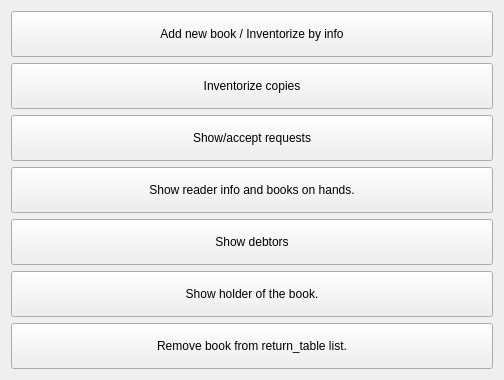
<?xml version="1.0" encoding="UTF-8"?>
<ui version="4.0">
 <class>LibrarianMode</class>
 <widget class="QWidget" name="LibrarianMode">
  <property name="geometry">
   <rect>
    <x>0</x>
    <y>0</y>
    <width>504</width>
    <height>380</height>
   </rect>
  </property>
  <property name="windowTitle">
   <string>Librarian Menu</string>
  </property>
  <layout class="QVBoxLayout" name="verticalLayout">
   <item>
    <widget class="QPushButton" name="pushButton">
     <property name="sizePolicy">
      <sizepolicy hsizetype="Minimum" vsizetype="Expanding">
       <horstretch>0</horstretch>
       <verstretch>0</verstretch>
      </sizepolicy>
     </property>
     <property name="minimumSize">
      <size>
       <width>400</width>
       <height>40</height>
      </size>
     </property>
     <property name="text">
      <string>Add new book / Inventorize by info</string>
     </property>
    </widget>
   </item>
   <item>
    <widget class="QPushButton" name="pushButton_2">
     <property name="sizePolicy">
      <sizepolicy hsizetype="Minimum" vsizetype="Expanding">
       <horstretch>0</horstretch>
       <verstretch>0</verstretch>
      </sizepolicy>
     </property>
     <property name="minimumSize">
      <size>
       <width>400</width>
       <height>40</height>
      </size>
     </property>
     <property name="text">
      <string>Inventorize copies</string>
     </property>
    </widget>
   </item>
   <item>
    <widget class="QPushButton" name="pushButton_3">
     <property name="sizePolicy">
      <sizepolicy hsizetype="Minimum" vsizetype="Expanding">
       <horstretch>0</horstretch>
       <verstretch>0</verstretch>
      </sizepolicy>
     </property>
     <property name="minimumSize">
      <size>
       <width>400</width>
       <height>40</height>
      </size>
     </property>
     <property name="text">
      <string>Show/accept requests</string>
     </property>
    </widget>
   </item>
   <item>
    <widget class="QPushButton" name="pushButton_5">
     <property name="sizePolicy">
      <sizepolicy hsizetype="Minimum" vsizetype="Expanding">
       <horstretch>0</horstretch>
       <verstretch>0</verstretch>
      </sizepolicy>
     </property>
     <property name="minimumSize">
      <size>
       <width>400</width>
       <height>40</height>
      </size>
     </property>
     <property name="text">
      <string>Show reader info and books on hands.</string>
     </property>
    </widget>
   </item>
   <item>
    <widget class="QPushButton" name="pushButton_6">
     <property name="sizePolicy">
      <sizepolicy hsizetype="Minimum" vsizetype="Expanding">
       <horstretch>0</horstretch>
       <verstretch>0</verstretch>
      </sizepolicy>
     </property>
     <property name="minimumSize">
      <size>
       <width>400</width>
       <height>40</height>
      </size>
     </property>
     <property name="text">
      <string>Show debtors</string>
     </property>
    </widget>
   </item>
   <item>
    <widget class="QPushButton" name="pushButton_7">
     <property name="sizePolicy">
      <sizepolicy hsizetype="Minimum" vsizetype="Expanding">
       <horstretch>0</horstretch>
       <verstretch>0</verstretch>
      </sizepolicy>
     </property>
     <property name="minimumSize">
      <size>
       <width>400</width>
       <height>40</height>
      </size>
     </property>
     <property name="text">
      <string>Show holder of the book.</string>
     </property>
    </widget>
   </item>
   <item>
    <widget class="QPushButton" name="pushButton_8">
     <property name="sizePolicy">
      <sizepolicy hsizetype="Minimum" vsizetype="Expanding">
       <horstretch>0</horstretch>
       <verstretch>0</verstretch>
      </sizepolicy>
     </property>
     <property name="minimumSize">
      <size>
       <width>400</width>
       <height>40</height>
      </size>
     </property>
     <property name="text">
      <string>Remove book from return_table list.</string>
     </property>
    </widget>
   </item>
  </layout>
 </widget>
 <resources/>
 <connections/>
</ui>
